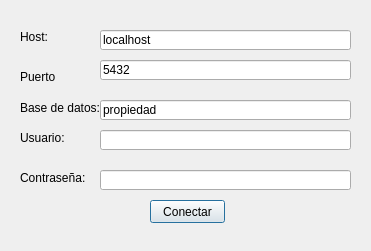
<?xml version="1.0" encoding="UTF-8"?>
<ui version="4.0">
 <class>frmConectar</class>
 <widget class="QDialog" name="frmConectar">
  <property name="geometry">
   <rect>
    <x>0</x>
    <y>0</y>
    <width>371</width>
    <height>251</height>
   </rect>
  </property>
  <property name="windowTitle">
   <string>TopoDelProp-Conectar</string>
  </property>
  <widget class="QLineEdit" name="tbHost">
   <property name="geometry">
    <rect>
     <x>100</x>
     <y>30</y>
     <width>251</width>
     <height>20</height>
    </rect>
   </property>
   <property name="text">
    <string>localhost</string>
   </property>
  </widget>
  <widget class="QLineEdit" name="tbBda">
   <property name="geometry">
    <rect>
     <x>100</x>
     <y>100</y>
     <width>251</width>
     <height>20</height>
    </rect>
   </property>
   <property name="text">
    <string>propiedad</string>
   </property>
  </widget>
  <widget class="QLineEdit" name="tbNumCol">
   <property name="geometry">
    <rect>
     <x>100</x>
     <y>130</y>
     <width>251</width>
     <height>20</height>
    </rect>
   </property>
   <property name="text">
    <string/>
   </property>
  </widget>
  <widget class="QLabel" name="label">
   <property name="geometry">
    <rect>
     <x>20</x>
     <y>30</y>
     <width>46</width>
     <height>13</height>
    </rect>
   </property>
   <property name="text">
    <string>Host:</string>
   </property>
  </widget>
  <widget class="QLabel" name="label_2">
   <property name="geometry">
    <rect>
     <x>20</x>
     <y>100</y>
     <width>81</width>
     <height>16</height>
    </rect>
   </property>
   <property name="text">
    <string>Base de datos:</string>
   </property>
  </widget>
  <widget class="QLabel" name="label_4">
   <property name="geometry">
    <rect>
     <x>20</x>
     <y>130</y>
     <width>121</width>
     <height>16</height>
    </rect>
   </property>
   <property name="text">
    <string>Usuario:</string>
   </property>
  </widget>
  <widget class="QLabel" name="label_5">
   <property name="geometry">
    <rect>
     <x>20</x>
     <y>170</y>
     <width>121</width>
     <height>16</height>
    </rect>
   </property>
   <property name="text">
    <string>Contraseña:</string>
   </property>
  </widget>
  <widget class="QLineEdit" name="tbContr">
   <property name="geometry">
    <rect>
     <x>100</x>
     <y>170</y>
     <width>251</width>
     <height>20</height>
    </rect>
   </property>
   <property name="inputMask">
    <string/>
   </property>
   <property name="text">
    <string/>
   </property>
   <property name="echoMode">
    <enum>QLineEdit::Password</enum>
   </property>
   <property name="placeholderText">
    <string/>
   </property>
  </widget>
  <widget class="QPushButton" name="bttConectar">
   <property name="geometry">
    <rect>
     <x>150</x>
     <y>200</y>
     <width>75</width>
     <height>23</height>
    </rect>
   </property>
   <property name="text">
    <string>Conectar</string>
   </property>
  </widget>
  <widget class="QLabel" name="lbEstado">
   <property name="geometry">
    <rect>
     <x>10</x>
     <y>230</y>
     <width>341</width>
     <height>16</height>
    </rect>
   </property>
   <property name="text">
    <string/>
   </property>
  </widget>
  <widget class="QLineEdit" name="tbPort">
   <property name="geometry">
    <rect>
     <x>100</x>
     <y>60</y>
     <width>251</width>
     <height>20</height>
    </rect>
   </property>
   <property name="text">
    <string>5432</string>
   </property>
  </widget>
  <widget class="QLabel" name="label_6">
   <property name="geometry">
    <rect>
     <x>20</x>
     <y>70</y>
     <width>46</width>
     <height>13</height>
    </rect>
   </property>
   <property name="text">
    <string>Puerto</string>
   </property>
  </widget>
 </widget>
 <resources/>
 <connections/>
</ui>
